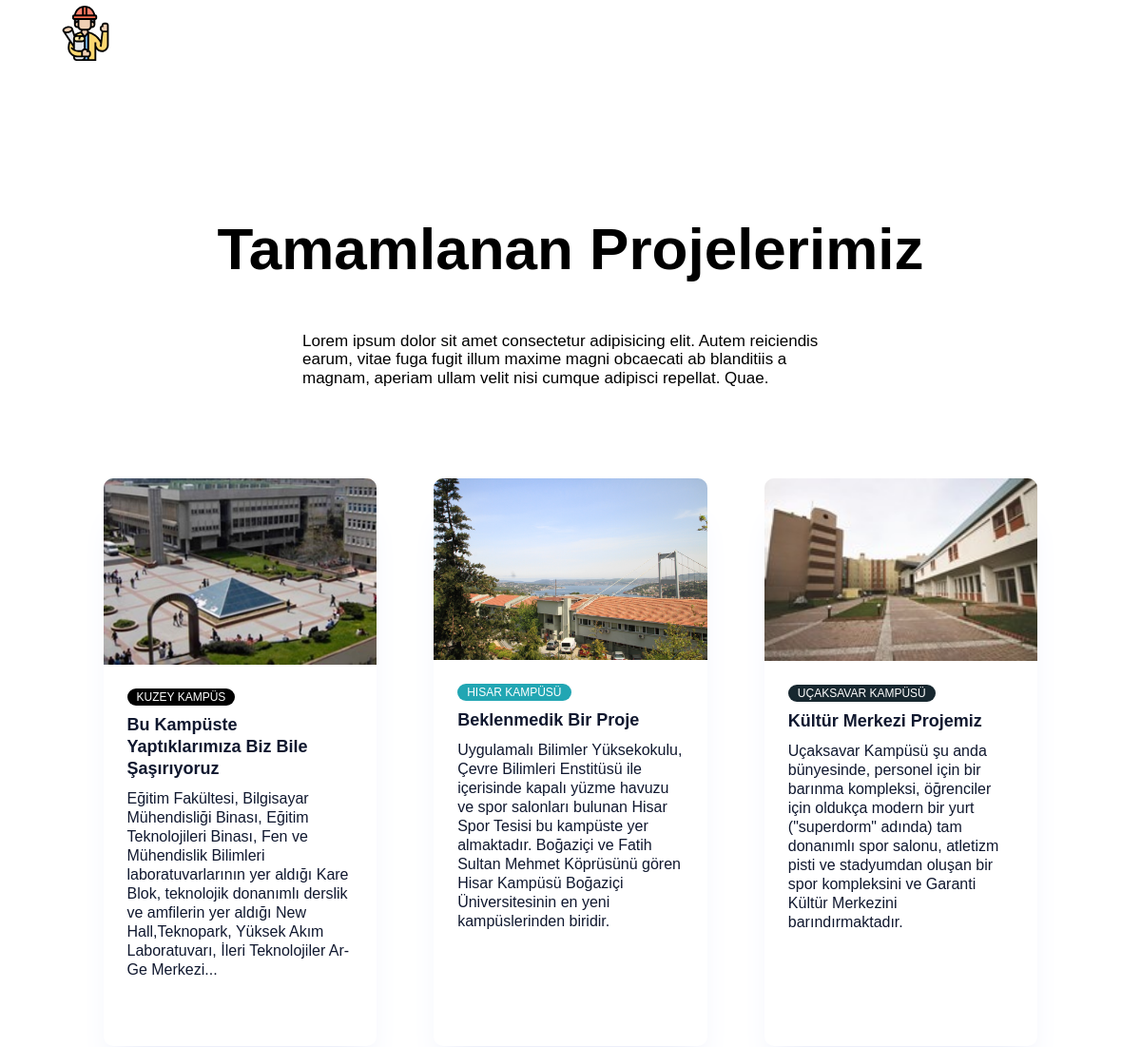
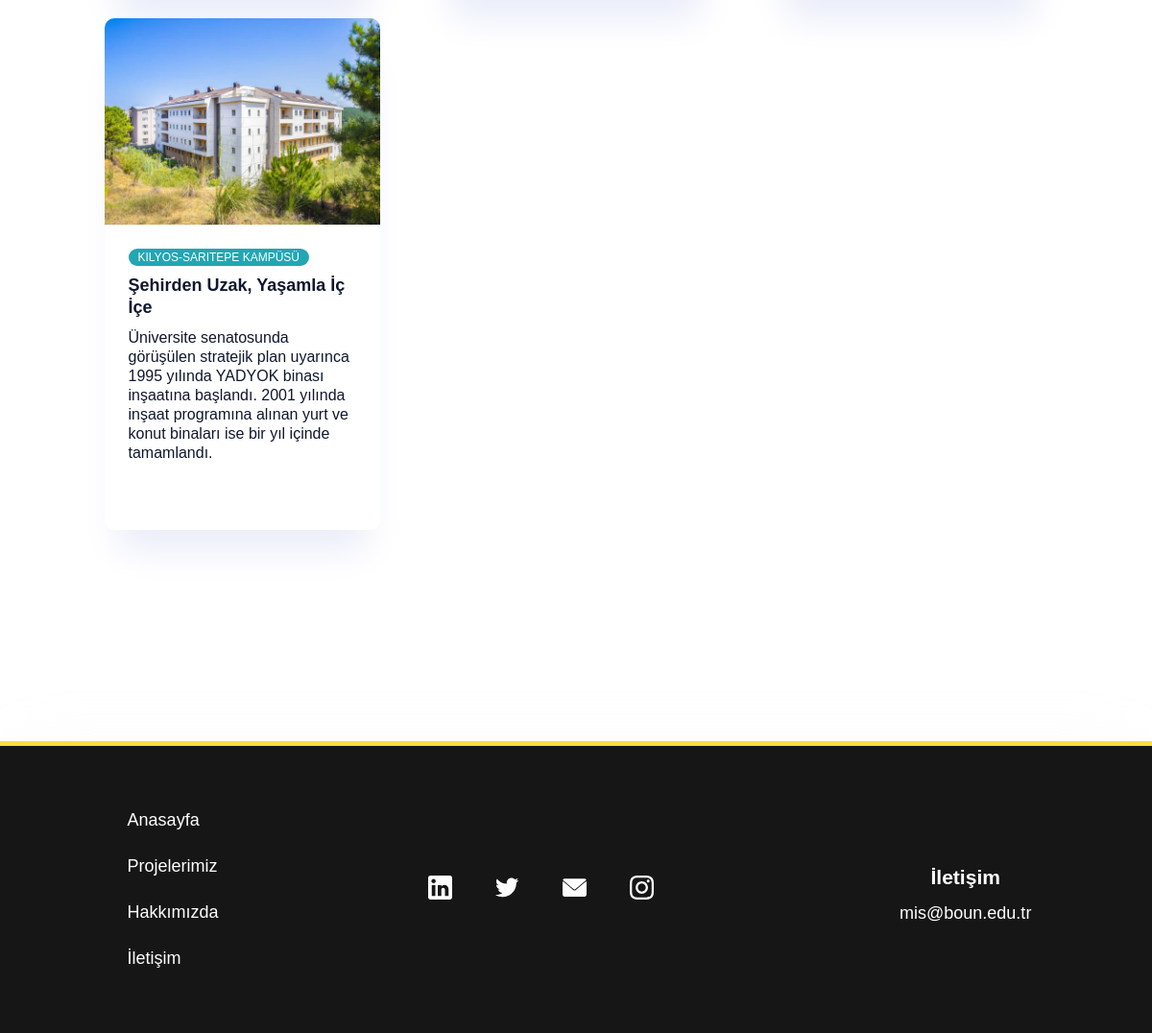
Screenshot of /home/project/ with the database file from the repository (2 pictures, top to bottom).
### projects/models.py (models this page shows, shortened)
class Projects(models.Model):
  STATUS = (
    ('True', 'Evet'),
    ('False', 'Hayır'),
  ) # açılan combobox tan gelecek. status combobox tan beslenecek
  image = models.ImageField(blank=True, upload_to='images/project')
  color = models.CharField(max_length=10, verbose_name='Color')
  project = models.CharField(max_length=100, verbose_name='Project')
  projectDescription = models.TextField(verbose_name='Project Description')
  city = models.CharField(max_length=100, verbose_name='City')
  status = models.CharField(max_length=10, choices = STATUS)
  create_at = models.DateTimeField(auto_now_add = True)
  update_at = models.DateTimeField(auto_now = True)

### home/models.py (models this page shows, shortened)
class Settings(models.Model):
  logo = models.ImageField(blank=True, upload_to='images/')
  companyName = models.CharField(blank=True,max_length=100,verbose_name='Company Name')
  slogan = models.CharField(blank=True,max_length=100,verbose_name='Slogan')
  instagram = models.CharField(blank=True,max_length=255,verbose_name='Instagram')
  twitter = models.CharField(blank=True,max_length=255, verbose_name='Twitter')
  linkedin = models.CharField(blank=True,max_length=255, verbose_name='Linkedin')
  email = models.CharField(blank=True,max_length=150, verbose_name='Email')
  address = models.CharField(blank=True,max_length=150, verbose_name='Address')
  phone = models.CharField(blank=True,max_length=15, verbose_name='Phone')
  phone2 = models.CharField(blank=True,max_length=15, verbose_name='Phone 2')
  maps = models.CharField(blank=True,max_length=15, verbose_name='Map')

### projects/views.py (the view)
# urls.py: path('home/project/', include('projects.urls')),
def project(request):
  settings = Settings.objects.get(pk = 1)
  projects = Projects.objects.all().filter(status = True)
  context = {'setting': settings, 'project': project, 'projects': projects}
  return render(request, 'indexProject.html', context)

### templates/indexProject.html
{% extends 'projectbase.html'%}
{% block head %}
  {%include 'head.html' %}
{% endblock %}
{% block project %}
  {%include 'project.html' %}
{% endblock %}

### templates/projectbase.html
<!DOCTYPE html>
<html lang="en">
<head>
  {%include 'head.html' %}
  {% block head %} {% endblock %}
</head>
<body>
  {%include 'navigation.html' %}
  {% block project %} {% endblock %}
  {%include 'footer.html' %}
</body>
</html>

### templates/head.html (shortened to what this page needs)
{% load static %}
<link rel="stylesheet" href="{% static 'css/normalize.css' %}">
<link rel="stylesheet" href="{% static 'css/base.css' %}">
<link rel="stylesheet" href="{% static 'css/style.css' %}">

### templates/navigation.html (shortened to what this page needs)
{% load static %}
    <nav class="nav">
      <span id="brand">
        <a href="index.html">
          <img src="{% static 'media/logo.svg' %}" alt="">
        </a>
      </span>
      <ul id="menu">
        <li><a href="{% url 'index' %}#hero-section">Anasayfa</a></li>
        <li><a href="{% url 'index' %}#Projects">Projelerimiz</a></li>
        <li><a href="{% url 'index' %}#About">Hakkımızda</a></li>
        <li><a href="{% url 'index' %}#Contact">İletişim</a></li>
      </ul>
    </nav>

### templates/project.html
{% load static %}
<section class="Project-Detail">
  <div class="project-header">
    <h2>Tamamlanan Projelerimiz</h2>
    <p>Lorem ipsum dolor sit amet consectetur adipisicing elit. Autem reiciendis earum, vitae fuga fugit illum maxime magni obcaecati ab blanditiis a magnam, aperiam ullam velit nisi cumque adipisci repellat. Quae.</p>
  </div>
  <div class="project-cards">
    <ul>
      {% for project in projects %}
      <li>
        <a href="#">
          <img src="{{ project.image.url }}" alt="">
          <span class="inner">
          <span class="town" style="--bgcolor: {% if project.color == false %} #000 {% else %} {{project.color}} {% endif %}">{{ project.city }}</span>
            <span class="title">{{ project.project}}</span>
            <span class="description">{{ project.projectDescription }}</span>
          </span>
        </a>
      </li>
      {% endfor %}
    </ul>
  </div>
</section>

### templates/footer.html (shortened to what this page needs)
{% load static %}
    <footer class="footer">
      <div class="navigation">
        <ul>
          <li><a href="{% url 'index' %}#hero-section">Anasayfa</a></li>
          <li><a href="{% url 'index' %}#Projects">Projelerimiz</a></li>
          <li><a href="{% url 'index' %}#About">Hakkımızda</a></li>
          <li><a href="{% url 'index' %}#Contact">İletişim</a></li>
        </ul>
      </div>
      <div class="Footer-social-media">
        {% if setting.linkedin %}
        <a href="{{ setting.linkedin }}">
        </a>
        {% endif %}
        {% if setting.twitter %}
        <a href="{{ setting.twitter }}">
        </a>
        {% endif %}
        <a href="{{ setting.email }}">
        </a>
        {% if setting.instagram %}
        <a href="{{ setting.instagram }}">
        </a>
        {% endif %}
      </div>
      <div class="contact">
        <h3>İletişim</h3>
        <p><a href="mailto:{{ setting.email }}">{{ setting.email}}</a></p>
      </div>
    </footer>

### static/css/base.css (style rules this page uses)
*, *:before, *:after { -webkit-tap-highlight-color: rgba(0,0,0,0);-webkit-font-smoothing: antialiased;text-rendering: optimizeLegibility;-moz-osx-font-smoothing: grayscale;font-feature-settings: 'liga';-webkit-box-sizing: border-box;-moz-box-sizing: border-box;box-sizing: border-box;-webkit-appearance: none;-moz-appearance: none;appearance: none;-webkit-box-shadow: none;-moz-box-shadow: none;box-shadow: none;outline: 0;background: transparent;border: 0;border-style: solid }
p { margin-top: 0;margin-bottom: 0 }
ul { list-style: none;padding-left: 0;margin-top: 0;margin-bottom: 0 }
a { text-decoration: none }

### static/css/style.css (style rules this page uses)
* { margin: 0; padding: 0; box-sizing: border-box; }
html,body { scroll-behavior: smooth; width: 100%; height: 100%; margin: 0; }
body { font-family: 'Open Sans' sans-serif; }
.nav { position: fixed; width: 100%; height: 80px; top: 0; background: transparent; z-index: 999; }
.nav #brand { float: left; display: block; background: transparent; margin-top: 5px; margin-left: 5%; }
.nav #brand img { width: auto; height: 60px; }
.nav #menu { position: fixed; right: 40px; }
.nav #menu li { display: inline-block; font-size: 17px; margin-left: 40px; text-transform: uppercase; line-height: 80px; }
.nav #menu li a { color: #fff; transition: 300ms all; }
section { width: 100%; }
section.Project-Detail { width: 100%; padding: 140px 0; }
.project-header { background: #fff; border-radius: 12px; margin: 20px auto; color: #000; padding: 15px 36px 60px; display: flex; flex-direction: column; align-items: center; justify-content: center; }
.project-header h2 { font-size: 62px; }
.project-header p { font-size: 17px; line-height: 1.15em; }
.project-cards { max-width: 1065px; margin: 0 auto; padding: 15px 36px 60px; display: flex; align-items: center; justify-content: center; }
.project-cards ul { display: flex; flex-wrap: wrap; margin: 0 -25px; }
.project-cards ul li { padding: 0 30px; width: calc(100%/3); display: flex; margin-bottom: 20px; transition: all 0.5s ease-in-out; }
.project-cards ul li a { background: #fff; border-radius: 10px; }
.project-cards ul li a { display: flex; flex-direction: column; background: #fff; border-radius: 10px; overflow: hidden; box-shadow: 0 34px 36px -14px #E9ECF9; }
.project-cards ul li a > img { width: 100%; }
.project-cards ul li a .inner { padding: 25px 25px 30px; display: flex; flex-direction: column; flex: 1; }
.project-cards ul li a img { background-size: cover; object-fit: cover; }
.project-cards ul li a .inner .town { padding: 2px 10px; border-radius: 10px; background: var(--bgcolor); align-self: flex-start; color: #fff; font-size: 12px; text-transform: uppercase; margin-bottom: 9px; }
.project-cards ul li a .inner .title { font-size: 18px; font-weight: 700; color: #10182f; line-height: 23px; margin-bottom: 10px; }
.project-cards ul li a .inner .description { font-size: 16px; color: #10182f; line-height: 20px; margin-bottom: 40px; }
@media (min-width: 900px) { .project-header p { width: 50%; } }
footer, footer .Footer-social-media { display: flex; align-items: center; }
footer { margin-top: auto; border-top: 5px solid #fedb41; background-color: #161616; box-shadow: 0 10px 76px -12px rgba(234, 234, 235, .4); flex-wrap: wrap; width: 100%; padding: 50px 20px; font-size: 18px; justify-content: space-around; }
footer .navigation ul li { margin: 7px }
footer .contact p, footer .navigation ul li a { display: inline-block; color: #fff; padding: 10px 0; z-index: 1; position: relative; }
footer .contact p::before, footer .navigation ul li a::before { content: ''; height: 2px; position: absolute; bottom: 0; left: 0; background-color: rgba(255, 214, 51, .9); width: 0; transition: 300ms width; z-index: -1; }
footer .Footer-social-media { justify-content: center; }
footer .Footer-social-media a svg { margin-right: 45px; width: 25px; height: 25px; fill: #fff; transition: 300ms all; }
footer .contact, footer .contact p a, footer .contact p:hover, footer .navigation ul li a:hover { color: #fff; }
footer .contact h3 { margin-bottom: 5px; text-align: center; }
footer .contact p { transition: 300ms all; }

### rows the page displays
Projects: image (picture), city "KUZEY KAMPÜS", project "Bu Kampüste Yaptıklarımıza Biz Bile Şaşırıyoruz", projectDescription "Eğitim Fakültesi, Bilgisayar Mühendisliği Binası, Eğitim Teknolojileri Binası, Fen ve Mühendislik Bilimleri laboratuvarlarının yer aldığı Kare Blok, teknolojik donanımlı derslik ve amfilerin yer aldığı New Hall,Teknopark, Yüksek Akım Laboratuvarı, İleri Teknolojiler Ar-Ge Merkezi..."
Projects: image (picture), city "HISAR KAMPÜSÜ", project "Beklenmedik Bir Proje", projectDescription "Uygulamalı Bilimler Yüksekokulu, Çevre Bilimleri Enstitüsü ile içerisinde kapalı yüzme havuzu ve spor salonları bulunan Hisar Spor Tesisi bu kampüste yer almaktadır. Boğaziçi ve Fatih Sultan Mehmet Köprüsünü gören Hisar Kampüsü Boğaziçi Üniversitesinin en yeni kampüslerinden biridir."
Projects: image (picture), city "UÇAKSAVAR KAMPÜSÜ", project "Kültür Merkezi Projemiz", projectDescription "Uçaksavar Kampüsü şu anda bünyesinde, personel için bir barınma kompleksi, öğrenciler için oldukça modern bir yurt (\"superdorm\" adında) tam donanımlı spor salonu, atletizm pisti ve stadyumdan oluşan bir spor kompleksini ve Garanti Kültür Merkezini barındırmaktadır."
Projects: image (picture), city "KILYOS-SARITEPE KAMPÜSÜ", project "Şehirden Uzak, Yaşamla İç İçe", projectDescription "Üniversite senatosunda görüşülen stratejik plan uyarınca 1995 yılında YADYOK binası inşaatına başlandı. 2001 yılında inşaat programına alınan yurt ve konut binaları ise bir yıl içinde tamamlandı."
Settings: email "mis@boun.edu.tr"
